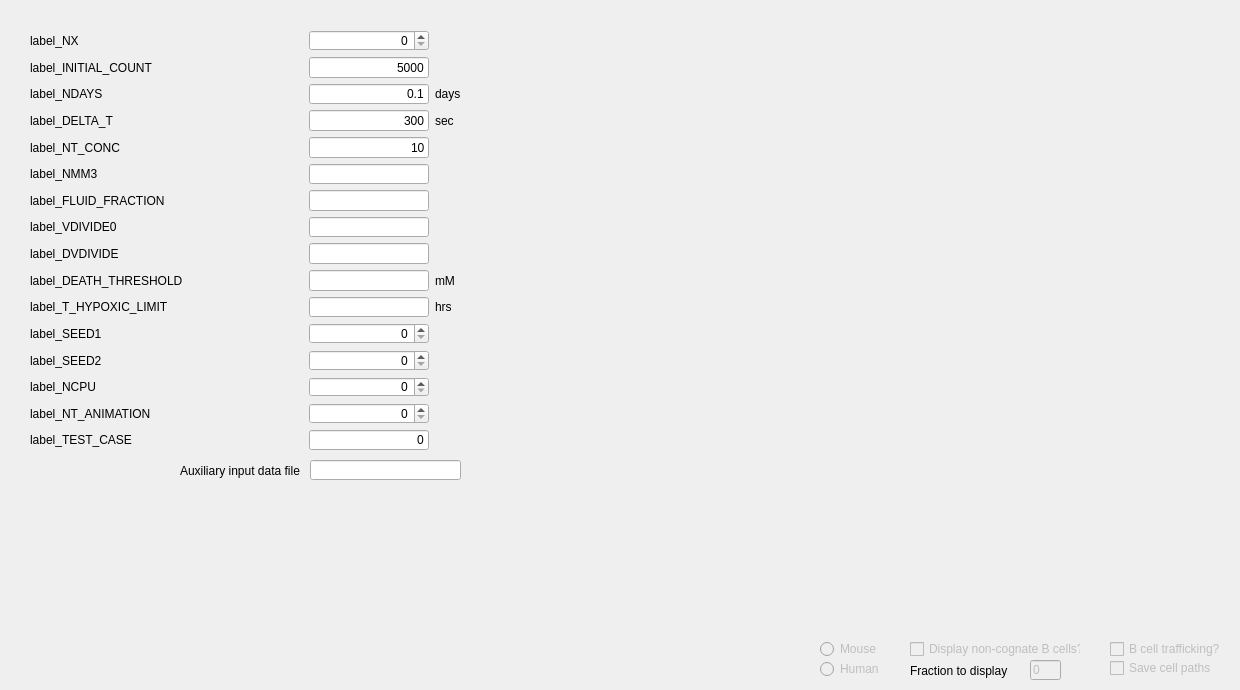
          <widget class="QWidget" name="tab_run">
           <attribute name="title">
            <string>Run</string>
           </attribute>
           <widget class="QWidget" name="layoutWidget">
            <property name="geometry">
             <rect>
              <x>30</x>
              <y>30</y>
              <width>431</width>
              <height>420</height>
             </rect>
            </property>
            <layout class="QGridLayout" name="gridLayout_4">
             <item row="0" column="0">
              <widget class="QMyLabel" name="label_NX">
               <property name="text">
                <string>label_NX</string>
               </property>
               <property name="wordWrap">
                <bool>false</bool>
               </property>
              </widget>
             </item>
             <item row="0" column="1">
              <spacer name="horizontalSpacer_12">
               <property name="orientation">
                <enum>Qt::Horizontal</enum>
               </property>
               <property name="sizeHint" stdset="0">
                <size>
                 <width>40</width>
                 <height>13</height>
                </size>
               </property>
              </spacer>
             </item>
             <item row="0" column="2">
              <widget class="QSpinBox" name="spin_NX">
               <property name="maximumSize">
                <size>
                 <width>120</width>
                 <height>16777215</height>
                </size>
               </property>
               <property name="alignment">
                <set>Qt::AlignRight|Qt::AlignTrailing|Qt::AlignVCenter</set>
               </property>
               <property name="maximum">
                <number>999999999</number>
               </property>
              </widget>
             </item>
             <item row="1" column="1">
              <spacer name="horizontalSpacer_13">
               <property name="orientation">
                <enum>Qt::Horizontal</enum>
               </property>
               <property name="sizeHint" stdset="0">
                <size>
                 <width>40</width>
                 <height>13</height>
                </size>
               </property>
              </spacer>
             </item>
             <item row="2" column="0">
              <widget class="QMyLabel" name="label_NDAYS">
               <property name="mouseTracking">
                <bool>false</bool>
               </property>
               <property name="toolTip">
                <string/>
               </property>
               <property name="text">
                <string>label_NDAYS</string>
               </property>
               <property name="wordWrap">
                <bool>false</bool>
               </property>
              </widget>
             </item>
             <item row="2" column="1">
              <spacer name="horizontalSpacer_29">
               <property name="orientation">
                <enum>Qt::Horizontal</enum>
               </property>
               <property name="sizeHint" stdset="0">
                <size>
                 <width>40</width>
                 <height>13</height>
                </size>
               </property>
              </spacer>
             </item>
             <item row="11" column="0">
              <widget class="QMyLabel" name="label_SEED1">
               <property name="mouseTracking">
                <bool>false</bool>
               </property>
               <property name="toolTip">
                <string>seed vector for RNGs</string>
               </property>
               <property name="text">
                <string>label_SEED1</string>
               </property>
               <property name="wordWrap">
                <bool>false</bool>
               </property>
              </widget>
             </item>
             <item row="11" column="1">
              <spacer name="horizontalSpacer_30">
               <property name="orientation">
                <enum>Qt::Horizontal</enum>
               </property>
               <property name="sizeHint" stdset="0">
                <size>
                 <width>40</width>
                 <height>13</height>
                </size>
               </property>
              </spacer>
             </item>
             <item row="11" column="2">
              <widget class="QSpinBox" name="spin_SEED1">
               <property name="maximumSize">
                <size>
                 <width>120</width>
                 <height>16777215</height>
                </size>
               </property>
               <property name="alignment">
                <set>Qt::AlignRight|Qt::AlignTrailing|Qt::AlignVCenter</set>
               </property>
               <property name="maximum">
                <number>999999999</number>
               </property>
              </widget>
             </item>
             <item row="12" column="0">
              <widget class="QMyLabel" name="label_SEED2">
               <property name="mouseTracking">
                <bool>false</bool>
               </property>
               <property name="toolTip">
                <string>seed vector for RNGs</string>
               </property>
               <property name="text">
                <string>label_SEED2</string>
               </property>
               <property name="wordWrap">
                <bool>false</bool>
               </property>
              </widget>
             </item>
             <item row="12" column="1">
              <spacer name="horizontalSpacer_31">
               <property name="orientation">
                <enum>Qt::Horizontal</enum>
               </property>
               <property name="sizeHint" stdset="0">
                <size>
                 <width>40</width>
                 <height>13</height>
                </size>
               </property>
              </spacer>
             </item>
             <item row="12" column="2">
              <widget class="QSpinBox" name="spin_SEED2">
               <property name="maximumSize">
                <size>
                 <width>120</width>
                 <height>16777215</height>
                </size>
               </property>
               <property name="alignment">
                <set>Qt::AlignRight|Qt::AlignTrailing|Qt::AlignVCenter</set>
               </property>
               <property name="maximum">
                <number>999999999</number>
               </property>
              </widget>
             </item>
             <item row="2" column="2">
              <widget class="QLineEdit" name="line_NDAYS">
               <property name="maximumSize">
                <size>
                 <width>120</width>
                 <height>16777215</height>
                </size>
               </property>
               <property name="text">
                <string>0.1</string>
               </property>
               <property name="alignment">
                <set>Qt::AlignRight|Qt::AlignTrailing|Qt::AlignVCenter</set>
               </property>
              </widget>
             </item>
             <item row="14" column="0">
              <widget class="QMyLabel" name="label_NT_ANIMATION">
               <property name="toolTip">
                <string>animation update interval</string>
               </property>
               <property name="text">
                <string>label_NT_ANIMATION</string>
               </property>
              </widget>
             </item>
             <item row="14" column="1">
              <spacer name="horizontalSpacer_32">
               <property name="orientation">
                <enum>Qt::Horizontal</enum>
               </property>
               <property name="sizeHint" stdset="0">
                <size>
                 <width>40</width>
                 <height>13</height>
                </size>
               </property>
              </spacer>
             </item>
             <item row="14" column="2">
              <widget class="QSpinBox" name="spin_NT_ANIMATION">
               <property name="maximumSize">
                <size>
                 <width>120</width>
                 <height>16777215</height>
                </size>
               </property>
               <property name="alignment">
                <set>Qt::AlignRight|Qt::AlignTrailing|Qt::AlignVCenter</set>
               </property>
               <property name="maximum">
                <number>999999999</number>
               </property>
              </widget>
             </item>
             <item row="2" column="3">
              <widget class="QLabel" name="units_NDAYS">
               <property name="text">
                <string>days</string>
               </property>
              </widget>
             </item>
             <item row="13" column="0">
              <widget class="QMyLabel" name="label_NCPU">
               <property name="toolTip">
                <string>animation update interval</string>
               </property>
               <property name="text">
                <string>label_NCPU</string>
               </property>
              </widget>
             </item>
             <item row="13" column="1">
              <spacer name="horizontalSpacer_34">
               <property name="orientation">
                <enum>Qt::Horizontal</enum>
               </property>
               <property name="sizeHint" stdset="0">
                <size>
                 <width>40</width>
                 <height>13</height>
                </size>
               </property>
              </spacer>
             </item>
             <item row="13" column="2">
              <widget class="QSpinBox" name="spin_NCPU">
               <property name="maximumSize">
                <size>
                 <width>120</width>
                 <height>16777215</height>
                </size>
               </property>
               <property name="alignment">
                <set>Qt::AlignRight|Qt::AlignTrailing|Qt::AlignVCenter</set>
               </property>
               <property name="maximum">
                <number>999999999</number>
               </property>
              </widget>
             </item>
             <item row="15" column="2">
              <widget class="QLineEdit" name="line_TEST_CASE">
               <property name="maximumSize">
                <size>
                 <width>120</width>
                 <height>16777215</height>
                </size>
               </property>
               <property name="text">
                <string>0</string>
               </property>
               <property name="alignment">
                <set>Qt::AlignRight|Qt::AlignTrailing|Qt::AlignVCenter</set>
               </property>
              </widget>
             </item>
             <item row="15" column="0">
              <widget class="QMyLabel" name="label_TEST_CASE">
               <property name="text">
                <string>label_TEST_CASE</string>
               </property>
              </widget>
             </item>
             <item row="15" column="1">
              <spacer name="horizontalSpacer_33">
               <property name="orientation">
                <enum>Qt::Horizontal</enum>
               </property>
               <property name="sizeHint" stdset="0">
                <size>
                 <width>40</width>
                 <height>13</height>
                </size>
               </property>
              </spacer>
             </item>
             <item row="1" column="0">
              <widget class="QMyLabel" name="label_INITIAL_COUNT">
               <property name="text">
                <string>label_INITIAL_COUNT</string>
               </property>
              </widget>
             </item>
             <item row="1" column="2">
              <widget class="QLineEdit" name="line_INITIAL_COUNT">
               <property name="maximumSize">
                <size>
                 <width>120</width>
                 <height>16777215</height>
                </size>
               </property>
               <property name="text">
                <string>5000</string>
               </property>
               <property name="alignment">
                <set>Qt::AlignRight|Qt::AlignTrailing|Qt::AlignVCenter</set>
               </property>
              </widget>
             </item>
             <item row="3" column="0">
              <widget class="QMyLabel" name="label_DELTA_T">
               <property name="text">
                <string>label_DELTA_T</string>
               </property>
              </widget>
             </item>
             <item row="3" column="1">
              <spacer name="horizontalSpacer_35">
               <property name="orientation">
                <enum>Qt::Horizontal</enum>
               </property>
               <property name="sizeHint" stdset="0">
                <size>
                 <width>40</width>
                 <height>13</height>
                </size>
               </property>
              </spacer>
             </item>
             <item row="3" column="2">
              <widget class="QLineEdit" name="line_DELTA_T">
               <property name="maximumSize">
                <size>
                 <width>120</width>
                 <height>16777215</height>
                </size>
               </property>
               <property name="text">
                <string>300</string>
               </property>
               <property name="alignment">
                <set>Qt::AlignRight|Qt::AlignTrailing|Qt::AlignVCenter</set>
               </property>
              </widget>
             </item>
             <item row="4" column="0">
              <widget class="QMyLabel" name="label_NT_CONC">
               <property name="text">
                <string>label_NT_CONC</string>
               </property>
              </widget>
             </item>
             <item row="4" column="1">
              <spacer name="horizontalSpacer_36">
               <property name="orientation">
                <enum>Qt::Horizontal</enum>
               </property>
               <property name="sizeHint" stdset="0">
                <size>
                 <width>13</width>
                 <height>28</height>
                </size>
               </property>
              </spacer>
             </item>
             <item row="4" column="2">
              <widget class="QLineEdit" name="line_NT_CONC">
               <property name="maximumSize">
                <size>
                 <width>120</width>
                 <height>16777215</height>
                </size>
               </property>
               <property name="text">
                <string>10</string>
               </property>
               <property name="alignment">
                <set>Qt::AlignRight|Qt::AlignTrailing|Qt::AlignVCenter</set>
               </property>
              </widget>
             </item>
             <item row="5" column="0">
              <widget class="QMyLabel" name="label_NMM3">
               <property name="text">
                <string>label_NMM3</string>
               </property>
              </widget>
             </item>
             <item row="5" column="1">
              <spacer name="horizontalSpacer_37">
               <property name="orientation">
                <enum>Qt::Horizontal</enum>
               </property>
               <property name="sizeHint" stdset="0">
                <size>
                 <width>40</width>
                 <height>13</height>
                </size>
               </property>
              </spacer>
             </item>
             <item row="5" column="2">
              <widget class="QLineEdit" name="line_NMM3">
               <property name="maximumSize">
                <size>
                 <width>120</width>
                 <height>16777215</height>
                </size>
               </property>
               <property name="alignment">
                <set>Qt::AlignRight|Qt::AlignTrailing|Qt::AlignVCenter</set>
               </property>
              </widget>
             </item>
             <item row="6" column="0">
              <widget class="QMyLabel" name="label_FLUID_FRACTION">
               <property name="text">
                <string>label_FLUID_FRACTION</string>
               </property>
              </widget>
             </item>
             <item row="6" column="1">
              <spacer name="horizontalSpacer_38">
               <property name="orientation">
                <enum>Qt::Horizontal</enum>
               </property>
               <property name="sizeHint" stdset="0">
                <size>
                 <width>40</width>
                 <height>13</height>
                </size>
               </property>
              </spacer>
             </item>
             <item row="6" column="2">
              <widget class="QLineEdit" name="line_FLUID_FRACTION">
               <property name="maximumSize">
                <size>
                 <width>120</width>
                 <height>16777215</height>
                </size>
               </property>
               <property name="alignment">
                <set>Qt::AlignRight|Qt::AlignTrailing|Qt::AlignVCenter</set>
               </property>
              </widget>
             </item>
             <item row="7" column="0">
              <widget class="QMyLabel" name="label_VDIVIDE0">
               <property name="text">
                <string>label_VDIVIDE0</string>
               </property>
              </widget>
             </item>
             <item row="7" column="1">
              <spacer name="horizontalSpacer_39">
               <property name="orientation">
                <enum>Qt::Horizontal</enum>
               </property>
               <property name="sizeHint" stdset="0">
                <size>
                 <width>40</width>
                 <height>13</height>
                </size>
               </property>
              </spacer>
             </item>
             <item row="7" column="2">
              <widget class="QLineEdit" name="line_VDIVIDE0">
               <property name="maximumSize">
                <size>
                 <width>120</width>
                 <height>16777215</height>
                </size>
               </property>
               <property name="alignment">
                <set>Qt::AlignRight|Qt::AlignTrailing|Qt::AlignVCenter</set>
               </property>
              </widget>
             </item>
             <item row="8" column="0">
              <widget class="QMyLabel" name="label_DVDIVIDE">
               <property name="text">
                <string>label_DVDIVIDE</string>
               </property>
              </widget>
             </item>
             <item row="8" column="1">
              <spacer name="horizontalSpacer_40">
               <property name="orientation">
                <enum>Qt::Horizontal</enum>
               </property>
               <property name="sizeHint" stdset="0">
                <size>
                 <width>40</width>
                 <height>13</height>
                </size>
               </property>
              </spacer>
             </item>
             <item row="8" column="2">
              <widget class="QLineEdit" name="line_DVDIVIDE">
               <property name="maximumSize">
                <size>
                 <width>120</width>
                 <height>16777215</height>
                </size>
               </property>
               <property name="alignment">
                <set>Qt::AlignRight|Qt::AlignTrailing|Qt::AlignVCenter</set>
               </property>
              </widget>
             </item>
             <item row="9" column="0">
              <widget class="QMyLabel" name="label_DEATH_THRESHOLD">
               <property name="text">
                <string>label_DEATH_THRESHOLD</string>
               </property>
              </widget>
             </item>
             <item row="9" column="1">
              <spacer name="horizontalSpacer_41">
               <property name="orientation">
                <enum>Qt::Horizontal</enum>
               </property>
               <property name="sizeHint" stdset="0">
                <size>
                 <width>40</width>
                 <height>13</height>
                </size>
               </property>
              </spacer>
             </item>
             <item row="9" column="2">
              <widget class="QLineEdit" name="line_DEATH_THRESHOLD">
               <property name="maximumSize">
                <size>
                 <width>120</width>
                 <height>16777215</height>
                </size>
               </property>
               <property name="alignment">
                <set>Qt::AlignRight|Qt::AlignTrailing|Qt::AlignVCenter</set>
               </property>
              </widget>
             </item>
             <item row="9" column="3">
              <widget class="QLabel" name="units_DEATH_THRESHOLD">
               <property name="text">
                <string>mM</string>
               </property>
              </widget>
             </item>
             <item row="3" column="3">
              <widget class="QLabel" name="units_DELTA_T">
               <property name="text">
                <string>sec</string>
               </property>
              </widget>
             </item>
             <item row="10" column="0">
              <widget class="QMyLabel" name="label_T_HYPOXIC_LIMIT">
               <property name="text">
                <string>label_T_HYPOXIC_LIMIT</string>
               </property>
              </widget>
             </item>
             <item row="10" column="1">
              <spacer name="horizontalSpacer_42">
               <property name="orientation">
                <enum>Qt::Horizontal</enum>
               </property>
               <property name="sizeHint" stdset="0">
                <size>
                 <width>40</width>
                 <height>13</height>
                </size>
               </property>
              </spacer>
             </item>
             <item row="10" column="2">
              <widget class="QLineEdit" name="line_T_HYPOXIC_LIMIT">
               <property name="maximumSize">
                <size>
                 <width>120</width>
                 <height>16777215</height>
                </size>
               </property>
               <property name="alignment">
                <set>Qt::AlignRight|Qt::AlignTrailing|Qt::AlignVCenter</set>
               </property>
              </widget>
             </item>
             <item row="10" column="3">
              <widget class="QLabel" name="units_T_HYPOXIC_LIMIT">
               <property name="text">
                <string>hrs</string>
               </property>
              </widget>
             </item>
            </layout>
           </widget>
           <widget class="QCheckBox" name="cbox_SHOW_NONCOGNATE">
            <property name="enabled">
             <bool>false</bool>
            </property>
            <property name="geometry">
             <rect>
              <x>910</x>
              <y>640</y>
              <width>171</width>
              <height>18</height>
             </rect>
            </property>
            <property name="text">
             <string>Display non-cognate B cells? </string>
            </property>
           </widget>
           <widget class="QCheckBox" name="cbox_USE_TRAFFIC">
            <property name="enabled">
             <bool>false</bool>
            </property>
            <property name="geometry">
             <rect>
              <x>1110</x>
              <y>640</y>
              <width>121</width>
              <height>18</height>
             </rect>
            </property>
            <property name="text">
             <string>B cell trafficking? </string>
            </property>
           </widget>
           <widget class="QRadioButton" name="rbut_SPECIES_1">
            <property name="enabled">
             <bool>false</bool>
            </property>
            <property name="geometry">
             <rect>
              <x>820</x>
              <y>660</y>
              <width>61</width>
              <height>18</height>
             </rect>
            </property>
            <property name="text">
             <string>Human</string>
            </property>
           </widget>
           <widget class="QRadioButton" name="rbut_SPECIES_0">
            <property name="enabled">
             <bool>false</bool>
            </property>
            <property name="geometry">
             <rect>
              <x>820</x>
              <y>640</y>
              <width>71</width>
              <height>18</height>
             </rect>
            </property>
            <property name="text">
             <string>Mouse</string>
            </property>
            <property name="checked">
             <bool>false</bool>
            </property>
           </widget>
           <widget class="QMyLabel" name="label_INPUT_FILE">
            <property name="geometry">
             <rect>
              <x>180</x>
              <y>460</y>
              <width>121</width>
              <height>21</height>
             </rect>
            </property>
            <property name="text">
             <string>Auxiliary input data file</string>
            </property>
           </widget>
           <widget class="QLineEdit" name="text_INPUT_FILE">
            <property name="geometry">
             <rect>
              <x>310</x>
              <y>460</y>
              <width>151</width>
              <height>20</height>
             </rect>
            </property>
           </widget>
           <widget class="QCheckBox" name="cbox_savepos">
            <property name="enabled">
             <bool>false</bool>
            </property>
            <property name="geometry">
             <rect>
              <x>1110</x>
              <y>660</y>
              <width>120</width>
              <height>16</height>
             </rect>
            </property>
            <property name="text">
             <string>Save cell paths</string>
            </property>
           </widget>
           <widget class="QLineEdit" name="line_DISPLAY_FRACTION">
            <property name="enabled">
             <bool>false</bool>
            </property>
            <property name="geometry">
             <rect>
              <x>1030</x>
              <y>660</y>
              <width>31</width>
              <height>20</height>
             </rect>
            </property>
            <property name="text">
             <string>0</string>
            </property>
           </widget>
           <widget class="QLabel" name="label_display_fraction">
            <property name="geometry">
             <rect>
              <x>910</x>
              <y>660</y>
              <width>101</width>
              <height>21</height>
             </rect>
            </property>
            <property name="text">
             <string>Fraction to display</string>
            </property>
           </widget>
          </widget>
